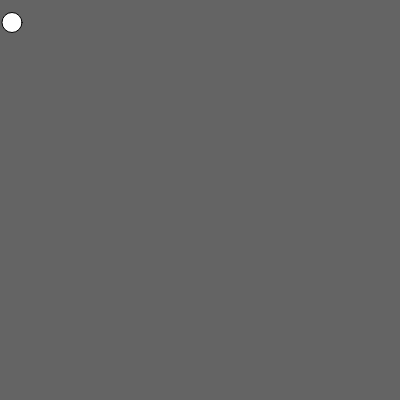
Frame 1 (no input)
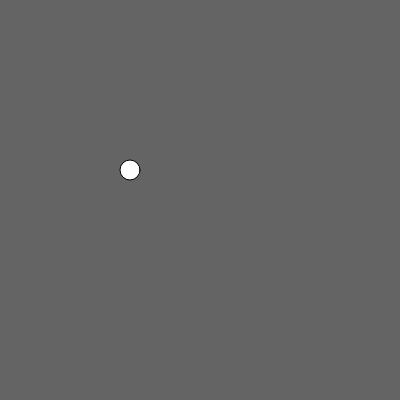
Frame 60 (no input)
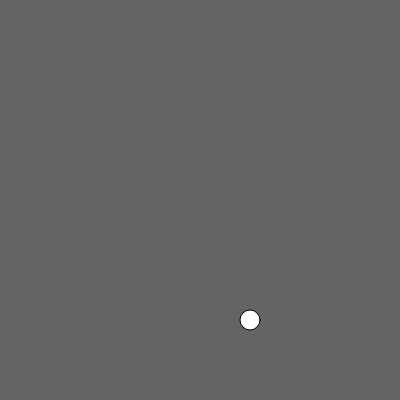
Frame 120 (the mouse pressed at the canvas centre since frame 60)

The p5.js sketch that drew these frames (run headless with seeded random() and noise() and a simulated clock; from frame 60 on, the mouse is pressed at the canvas centre):

// p5.js sketch
// ── sketch.js
function myFuncion() {
  console. log("hey this is my funtion")
  var myNumber = myFunction();
}
var circleX = 10;
var circleY = 20;
var circleSize = 20;
var speedX = 2;
var speedY = 2.5;

function setup() {
  createCanvas(400, 400);
}

function draw() {
  background(100);


  circleX = circleX + speedX;
  circleY = circleY + speedY;

  if (circleX > width || circleX < 0) {
    speedX *= -1;
  } else if (circleY > height || circleY < 0) {
    speedY *= -1;
  }

  fill(255);
  ellipse(circleX, circleY, circleSize, circleSize);
}
function drawCircle(){
   fill(255);

}
